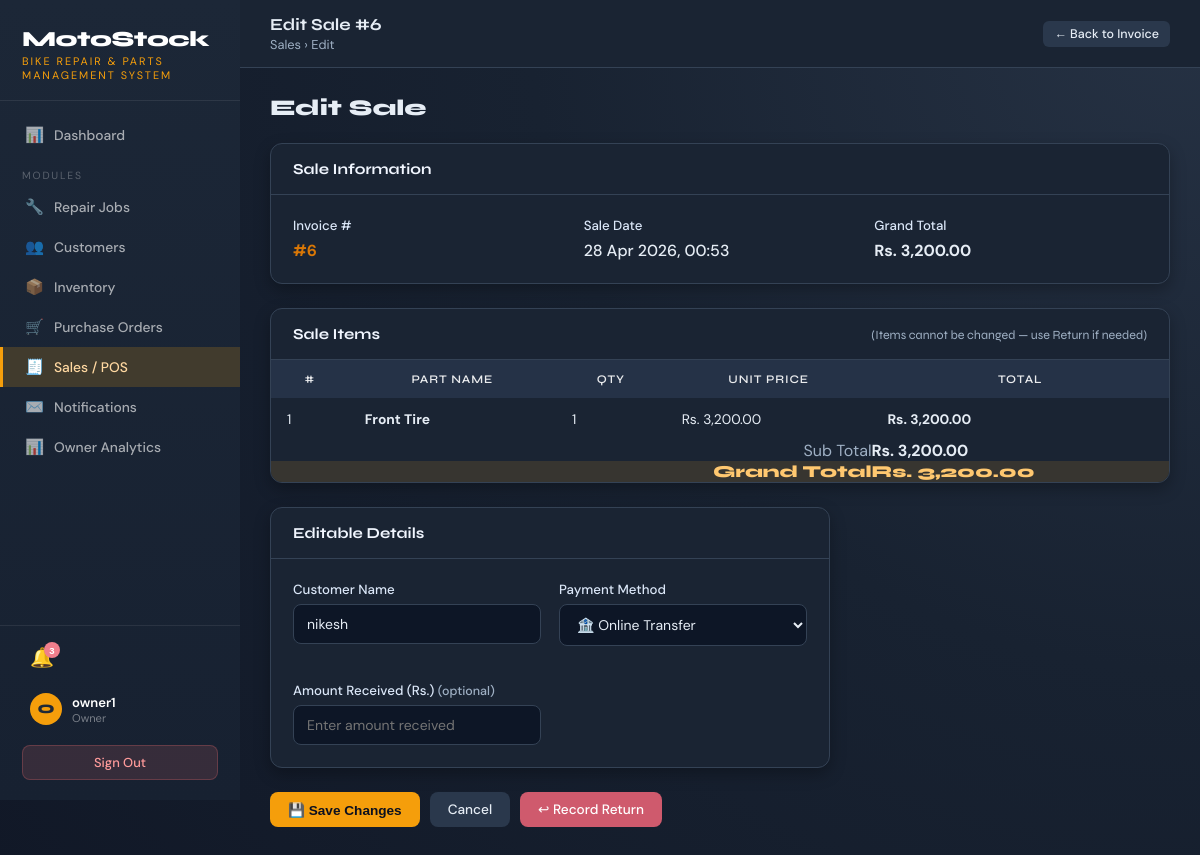
The page /pages/sale/edit_sale.php?saleID=6 (signed in) on the database its author committed.
### tables this page shows
CREATE TABLE IF NOT EXISTS `sale` (
  `saleID` int NOT NULL AUTO_INCREMENT,
  `customerID` int DEFAULT NULL,
  `customerName` varchar(80) DEFAULT NULL,
  `saleDate` datetime DEFAULT CURRENT_TIMESTAMP,
  `subTotal` decimal(10,2) DEFAULT NULL,
  `discountPercent` decimal(5,2) DEFAULT '0.00',
  `grandTotal` decimal(10,2) DEFAULT NULL,
  `paymentMethod` enum('Cash','Online Transfer') DEFAULT 'Cash',
  PRIMARY KEY (`saleID`)
);

CREATE TABLE IF NOT EXISTS `saleitem` (
  `saleItemID` int NOT NULL AUTO_INCREMENT,
  `saleID` int DEFAULT NULL,
  `partName` varchar(100) DEFAULT NULL,
  `quantity` int DEFAULT NULL,
  `sellingPrice` decimal(10,2) DEFAULT NULL,
  `itemTotal` decimal(10,2) DEFAULT NULL,
  PRIMARY KEY (`saleItemID`),
  KEY `saleID` (`saleID`)
);

### pages/sale/edit_sale.php (the view, shortened to what this page needs)
<?php
require_once '../../includes/config.php';
$saleID  = (int)($_GET['saleID'] ?? 0);
$sale = $conn->query("SELECT * FROM Sale WHERE saleID = $saleID")->fetch_assoc();
$itemsRes = $conn->query("SELECT * FROM SaleItem WHERE saleID = $saleID");
$items = [];
while ($row = $itemsRes->fetch_assoc()) { $items[] = $row; }
?>
<!DOCTYPE html>
<html lang="en">
<head>
    <link rel="stylesheet" href="../../assets/css/styles.css">
</head>
<body>
<?php require_once '../../includes/sidebar.php'; ?>
<div class="main-wrap">
    <div class="topbar">
        <div>
            <div class="topbar-title">Edit Sale #<?= $saleID ?></div>
            <div class="topbar-breadcrumb">Sales › Edit</div>
        </div>
        <a href="view_invoice.php?saleID=<?= $saleID ?>" class="btn btn-secondary btn-sm">← Back to Invoice</a>
    </div>
    <div class="main-content">
        <div class="page-header">
            <div class="page-title">Edit Sale</div>
        </div>
        <div class="card mb-3">
            <div class="card-header">Sale Information</div>
            <div class="card-body">
                <div class="form-grid-3">
                    <div>
                        <div class="form-label">Invoice #</div>
                        <div style="font-weight:700;color:var(--amber-dk)">#<?= $saleID ?></div>
                    </div>
                    <div>
                        <div class="form-label">Sale Date</div>
                        <div style="font-weight:500"><?= date('d M Y, H:i', strtotime($sale['saleDate'])) ?></div>
                    </div>
                    <div>
                        <div class="form-label">Grand Total</div>
                        <div style="font-weight:700">Rs. <?= number_format((float)$sale['grandTotal'], 2) ?></div>
                    </div>
                </div>
            </div>
        </div>
        <div class="card mb-3">
            <div class="card-header">
                Sale Items
                <span style="font-size:.78rem;color:var(--muted);font-weight:400">(Items cannot be changed — use Return if needed)</span>
            </div>
            <div class="card-body" style="padding:0">
                <div class="table-wrap" style="border-radius:0;border:none;box-shadow:none">
                    <table class="table">
                        <thead>
                            <tr><th>#</th><th>Part Name</th><th>Qty</th><th>Unit Price</th><th>Total</th></tr>
                        </thead>
                        <tbody>
                        <?php foreach ($items as $i => $item): ?>
                            <?php
                                $unitPrice = (float)($item['sellingPrice'] ?? $item['unitPrice'] ?? 0);
                                $itemTotal = (float)($item['itemTotal'] ?? $item['quantity'] * $unitPrice);
                            ?>
                            <tr>
                                <td><?= $i + 1 ?></td>
                                <td><strong><?= htmlspecialchars($item['partName']) ?></strong></td>
                                <td><?= $item['quantity'] ?></td>
                                <td>Rs. <?= number_format($unitPrice, 2) ?></td>
                                <td><strong>Rs. <?= number_format($itemTotal, 2) ?></strong></td>
                            </tr>
                        <?php endforeach; ?>
                        </tbody>
                        <tfoot>
                            <tr>
                                <td colspan="4" style="text-align:right;color:var(--muted)">Sub Total</td>
                                <td><strong>Rs. <?= number_format((float)$sale['subTotal'], 2) ?></strong></td>
                            </tr>
                            <tr class="pos-grand">
                                <td colspan="4" style="text-align:right">Grand Total</td>
                                <td>Rs. <?= number_format((float)$sale['grandTotal'], 2) ?></td>
                            </tr>
                        </tfoot>
                    </table>
                </div>
            </div>
        </div>
        <form method="POST">
            <div class="card mb-3" style="max-width:560px">
                <div class="card-header">Editable Details</div>
                <div class="card-body">
                    <div class="form-grid-2">
                        <div class="form-group">
                            <label class="form-label">Customer Name</label>
                            <input type="text" name="customerName" class="form-control"
                                   value="<?= htmlspecialchars($sale['customerName'] ?? '') ?>"
                                   placeholder="Walk-in Customer">
                        </div>
                        <div class="form-group">
                            <label class="form-label">Payment Method</label>
                            <select name="paymentMethod" class="form-control">
                                <option value="Online Transfer" <?= $sale['paymentMethod'] === 'Online Transfer' ? 'selected' : '' ?>>🏦 Online Transfer</option>
                            </select>
                        </div>
                        <div class="form-group" style="margin-bottom:0">
                            <label class="form-label">Amount Received (Rs.) <span style="color:var(--muted);font-size:.78rem">(optional)</span></label>
                            <input type="number" name="amountReceived" class="form-control" step="0.01"
                                   value="<?= htmlspecialchars($sale['amountReceived'] ?? '') ?>"
                                   placeholder="Enter amount received">
                        </div>
                    </div>
                </div>
            </div>
            <div style="display:flex;gap:10px;margin-bottom:32px">
                <button type="submit" class="btn btn-amber">💾 Save Changes</button>
                <a href="view_invoice.php?saleID=<?= $saleID ?>" class="btn btn-secondary">Cancel</a>
                <a href="sale_return.php?saleID=<?= $saleID ?>" class="btn btn-danger"
                   onclick="return confirm('Record a return? This cannot be undone.')">↩ Record Return</a>
            </div>
        </form>
    </div>
</div>
</body>
</html>

### assets/css/styles.css (style rules this page uses)
:root { --navy: #1f2937; --navy-mid: #273447; --navy-lite: #334155; --amber: #f59e0b; --amber-dk: #d97706; --red: #f07f8d; --green: #f6ad55; --blue: #7ea7d8; --bg: #111827; --surface: #1a2433; --border: #344255; --text: #e6edf5; --muted: #9fb0c4; --sidebar-w: 240px; --radius: 12px; --shadow: 0 14px 34px rgba(0,0,0,.35); --shadow-sm: 0 6px 16px rgba(0,0,0,.28); }
*, *::before, *::after { box-sizing: border-box; margin: 0; padding: 0; }
body { font-family: 'DM Sans', sans-serif; background: radial-gradient(circle at top right, #263244 0%, #182231 45%, #111827 100%); color: var(--text); min-height: 100vh; display: flex; }
.main-wrap { margin-left: var(--sidebar-w); flex: 1; min-height: 100vh; display: flex; flex-direction: column; }
.topbar { background: var(--surface); border-bottom: 1px solid var(--border); padding: 14px 30px; display: flex; align-items: center; justify-content: space-between; position: sticky; top: 0; z-index: 50; }
.topbar-title { font-family: 'Syne', sans-serif; font-weight: 700; font-size: 1.05rem; color: var(--text); }
.topbar-breadcrumb { font-size: .8rem; color: var(--muted); margin-top: 1px; }
.main-content { padding: 26px 30px; flex: 1; }
.page-header { display: flex; align-items: center; justify-content: space-between; margin-bottom: 22px; flex-wrap: wrap; gap: 12px; }
.page-title { font-family: 'Syne', sans-serif; font-size: 1.4rem; font-weight: 800; color: var(--text); }
.card { background: var(--surface); border-radius: var(--radius); border: 1px solid var(--border); box-shadow: var(--shadow-sm); overflow: hidden; }
.card-header { padding: 16px 22px; border-bottom: 1px solid var(--border); font-family: 'Syne', sans-serif; font-weight: 700; font-size: .95rem; color: #f1f6ff; display: flex; align-items: center; justify-content: space-between; }
.card-body { padding: 22px; }
.table-wrap { border-radius: var(--radius); overflow: hidden; box-shadow: var(--shadow-sm); border: 1px solid var(--border); }
table.table { width: 100%; border-collapse: collapse; background: var(--surface); }
table.table thead th { background: #253247; color: rgba(255,255,255,.9); font-family: 'Syne', sans-serif; font-size: .73rem; font-weight: 600; letter-spacing: .9px; text-transform: uppercase; padding: 12px 16px; white-space: nowrap; }
table.table tbody tr { border-bottom: 1px solid var(--border); transition: background .14s; }
table.table tbody tr:last-child { border-bottom: none; }
table.table tbody td { padding: 12px 16px; font-size: .865rem; color: var(--text); }
.btn { display: inline-flex; align-items: center; gap: 6px; padding: 9px 18px; border-radius: 8px; font-size: .85rem; font-weight: 500; text-decoration: none; cursor: pointer; border: none; transition: opacity .15s, transform .14s; white-space: nowrap; }
.btn-amber { background: var(--amber); color: #0b1020; font-weight: 700; }
.btn-danger { background: #cf5a6d; color: #fff; }
.btn-secondary { background: #2a384c; color: #e6edf5; }
.btn-sm { padding: 5px 11px; font-size: .78rem; border-radius: 6px; }
.form-group { margin-bottom: 18px; }
.form-label { display: block; margin-bottom: 6px; font-size: .83rem; font-weight: 500; color: #dbe7f8; }
.form-control { width: 100%; padding: 10px 13px; border: 1.5px solid var(--border); border-radius: 8px; font-family: 'DM Sans', sans-serif; font-size: .875rem; color: var(--text); background: #0d1626; transition: border-color .17s, box-shadow .17s; outline: none; appearance: auto; }
.pos-grand td { font-family: 'Syne', sans-serif; font-size: 1.05rem; font-weight: 800; color: #ffc870; background: rgba(245,166,35,.13); }
.mb-3 { margin-bottom:24px }
.form-grid-2 { display: grid; grid-template-columns:1fr 1fr; gap: 18px; }
.form-grid-3 { display: grid; grid-template-columns:1fr 1fr 1fr; gap: 18px; }

### rows shown on the page
sale: saleDate "28 Apr 2026, 00:53", grandTotal "3,200.00", subTotal "3,200.00", customerName "nikesh", paymentMethod "🏦 Online Transfer"
saleitem: partName "Front Tire", quantity "1", sellingPrice "3,200.00", itemTotal "3,200.00"

### other values the page prints
$p['icon'] "📊"
$p['label'] "Dashboard"
$p['icon'] "🔧"
$p['label'] "Repair Jobs"
$p['icon'] "👥"
$p['label'] "Customers"
$p['icon'] "📦"
$p['label'] "Inventory"
$p['icon'] "🛒"
$p['label'] "Purchase Orders"
$p['icon'] "🧾"
$p['label'] "Sales / POS"
$p['icon'] "✉️"
$p['label'] "Notifications"
$p['label'] "Owner Analytics"
